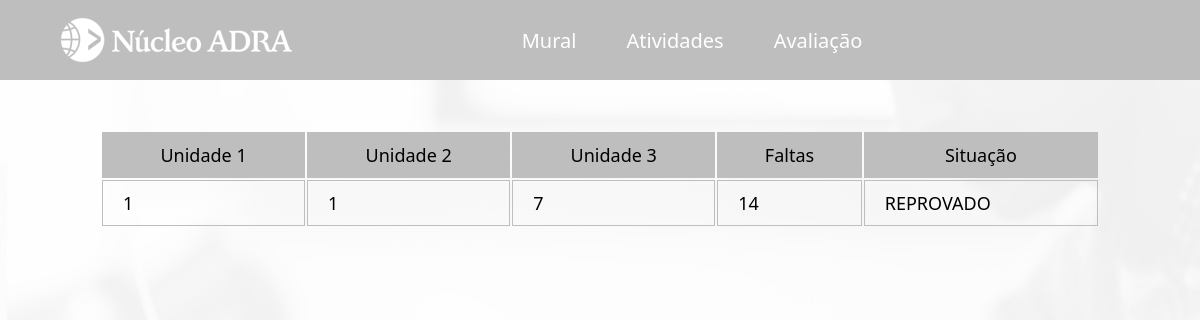
The page /portal/aluno/avaliacao.php?c=4&i=6&t=3 (signed in) on the database as committed earlier.
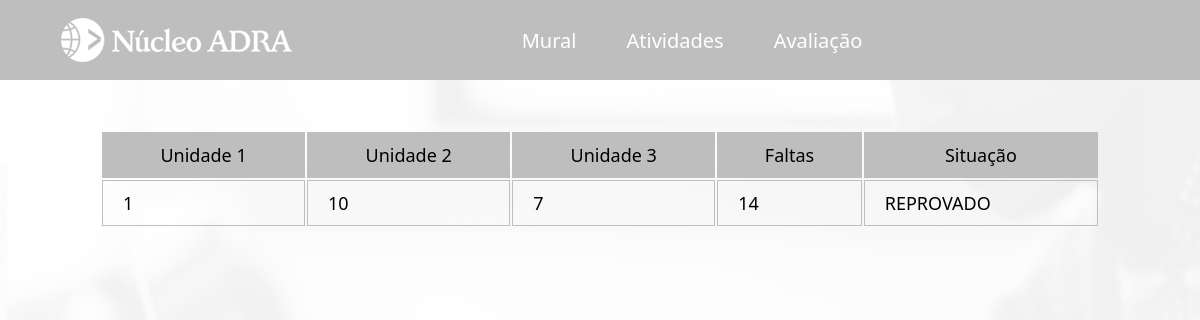
The same page on the database as committed later.
### tables this page shows
CREATE TABLE IF NOT EXISTS `avaliacao` (
  `id` int NOT NULL AUTO_INCREMENT,
  `aluno_id` int DEFAULT NULL,
  `turma_id` int DEFAULT NULL,
  `n1` float DEFAULT NULL,
  `n2` float DEFAULT NULL,
  `n3` float DEFAULT NULL,
  `faltas` int DEFAULT NULL,
  `situacao` varchar(40) DEFAULT NULL,
  PRIMARY KEY (`id`),
  KEY `FK_aluno` (`aluno_id`),
  KEY `FK_turma` (`turma_id`)
);

### portal/aluno/avaliacao.php (the view, shortened to what this page needs)
<?php
    require_once "../../util/config.php";
    $idTurma = $_GET['t'];
    $idCurso = $_GET['c'];
    $idAluno = $_GET['i'];
    $sql = "SELECT * FROM avaliacao";
    $result = mysqli_query($link, $sql);
?>
<!DOCTYPE html>
<html lang="en">
<head>
    <link rel="stylesheet" href="../../css/mural.css">
</head>
<body>
<header>
        <main>
            <div class="cabecalho-conteudo">
                <a href="curso.php?i=<?php echo $idAluno?>">
                <div id="logo" class="opcoes-nav">
                    <img src="../../imagens/nucleo-adra-branco-232x48.png" alt="logo-adra">
                </div>
                </a>
                <div class="opcoes-nav">
                <a href="mural.php?c=<?php echo $idCurso ?>&i=<?php echo $idAluno; ?>&t=<?php echo $idTurma; ?>">
                    <div class="opcao-nav">
                        <div class="mural-texto">
                            Mural
                        </div>
                    </div>
                </a>
                <a href="atividade.php?c=<?php echo $idCurso ?>&i=<?php echo $idAluno; ?>&t=<?php echo $idTurma; ?>">
                <div class="opcao-nav">
                    <div class="atividades">
                        Atividades
                    </div>
                </div>
                </a>
                <a href="avaliacao.php?c=<?php echo $idCurso ?>&i=<?php echo $idAluno; ?>&t=<?php echo $idTurma; ?>">
                    <div class="opcao-nav">
                        <div class="notas-texto">
                            Avaliação
                        </div>
                    </div>
                </a>
                </div>
                <a href="usuario.php?i=<?php echo $idAluno; ?>">
                <div id="perfil" class="opcoes-nav">
                </div>
                </a>
            </div>
        </main>
    </header>
<div class="container">
    <div class="container-avaliacao">
        <table class="tabela">
            <tr class="tabela-header">
                <td><center>Unidade 1</center></td>
                <td><center>Unidade 2</center></td>
                <td><center>Unidade 3</center></td>
                <td><center>Faltas</center></td>
                <td><center>Situação</center></td>
            </tr>
            <?php
            while($row = mysqli_fetch_array($result)){
                if($row['turma_id'] == $idTurma){
                    if($idAluno == $row['aluno_id']){
            ?>
            <tr class="tabela-linha">
                <td><?php echo $row['n1'];?></td>
                <td><?php echo $row['n2'];?></td>
                <td><?php echo $row['n3']; ?></td>
                <td><?php echo $row['faltas']; ?></td>
                <td><?php echo $row['situacao'];?></td>
            </tr>
            <?php
                    }
                }
                }
    ?>
        </table>
    </div>
</div>
</body>
</html>

### css/mural.css (style rules this page uses)
* { padding: 0; margin: 0; box-sizing: border-box; font-family:'Segoe UI', Tahoma, Geneva, Verdana, sans-serif; }
body { background: url("../imagens/Professor-icone-branco.png") no-repeat center center fixed; background-size: cover; -webkit-background-size: cover; -moz-background-size: cover; -o-background-size: cover; }
header { height: 10vh; background-color: #bebebe; display: flex; align-items: center; justify-content: center; }
main div { color: white; font-size: 20px; display: flex; justify-content: space-between; align-items: center; }
.cabecalho-conteudo { margin: 0 auto; padding: 0; display: flex; width: 90vw; height: 48px; justify-content: space-between; align-items: center; }
.opcoes-nav { display: flex; gap: 50px; height: 10vh; }
.opcao-nav { height: 10vh; }
main a { text-decoration: none; }
#logo { cursor: pointer; }
#perfil { display: flex; align-items: center; justify-content: center; cursor: pointer; overflow: hidden; width: 48px; height: 48px; border-radius: 100%; }
.container { display: flex; flex-direction: column; align-items: center; }
.container-avaliacao { width: 1000px; display: flex; justify-content: center; padding: 50px 0; font-size: 18px; }
table { width: 100%; }
table td { border: 1px solid #bebebe; padding: 10px 20px; }
.tabela-header { background-color: #bebebe; font-weight: 500; }

Rows that differ between the two databases and show on the page:
changed avaliacao "REPROVADO": n2 "1" → "10"
